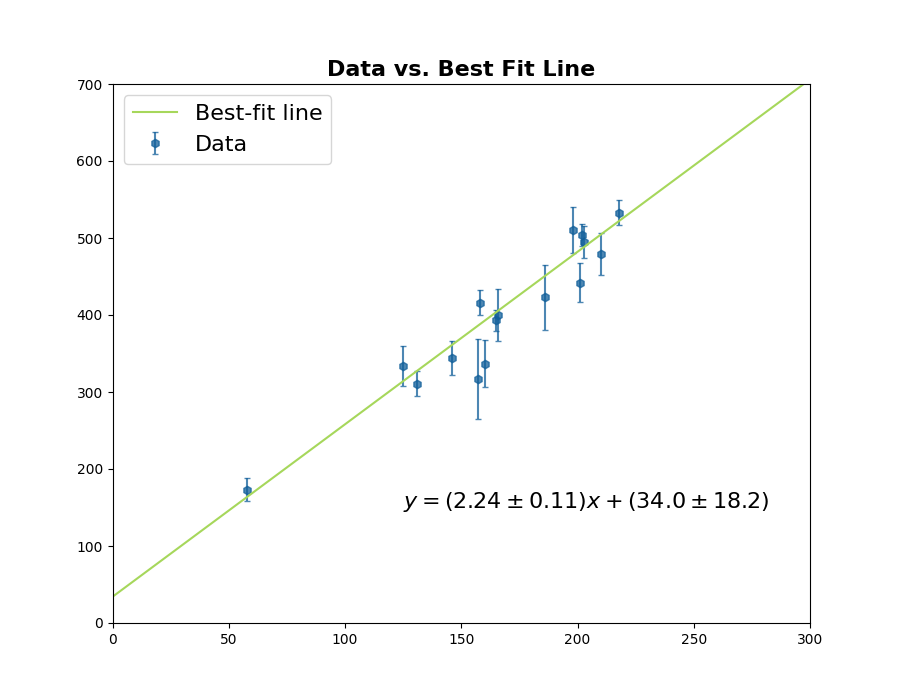

Recreate this plot in Python.
from scipy.optimize import curve_fit
import numpy as np 
import matplotlib.pyplot as plt 

def line(x, m, c): 
    return c+m*x

ID,x,y,sigma_y,sigma_x,rho_xy = np.loadtxt('data.txt', unpack=True)

#use curve_fit to perform chi^2 minimization
param, param_cov = curve_fit(line, x, y, sigma= sigma_y,absolute_sigma=True)
perr = np.sqrt(np.diag(param_cov))

#printing outputs
m = str(round(param[0],2))
c = str(round(param[1],1))
err_m = str(round(perr[0],2))
err_c = str(round(perr[1],1))
print("m = {} err_m = {}".format(m,err_m))
print('c = {}, err_c = {} '.format(c,err_c))

#plotting the data/line
x_axis = np.linspace(0,300)
plt.figure(figsize=(9,7))
plt.text(125,150,"$y=({}\pm{})x+({}\pm{})$".format(m,err_m,c,err_c),fontsize = 16, fontweight='bold',color='black')
plt.errorbar(x,y,sigma_y, fmt='h', ms=6, color='#115f9a', mfc='#115f9a', mew=1, ecolor='#115f9a', alpha=0.75, capsize=2.0, zorder=0, label='Data');
plt.plot(x_axis, param[0]*x_axis+param[1], '-', color='#a6d75b',label ='Best-fit line')

#minor
plt.title('Data vs. Best Fit Line',fontweight='bold',fontsize=16)
plt.xlim(0,300)
plt.ylim(0,700)
plt.legend(fontsize=16)
plt.savefig('2.png')
